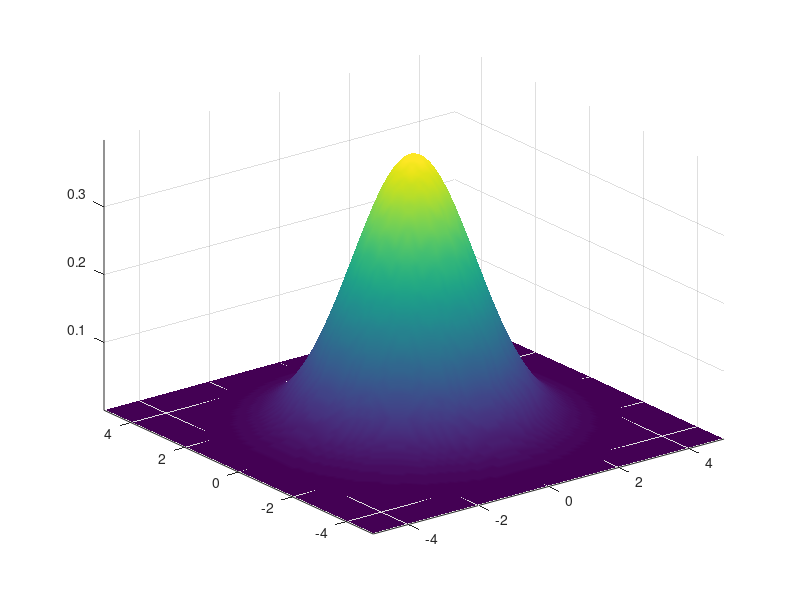

MATLAB code for this plot:
% https://www.mathworks.com/matlabcentral/answers/180778-plotting-a-3d-gaussian-function-using-surf
% Defines the grid

N = 5;
x=linspace(-N, N);
y=x;
[X,Y]=meshgrid(x,y);
c = 1;
c2 = c^2;
a  = (1/(c*sqrt(2*pi)));
z  = a*exp((-(X.^2/2)-(Y.^2/2))/(2*c2));
% Compute the gaussian function
%z=(1000/sqrt(2*pi).*exp(-(X.^2/2)-(Y.^2/2)));

surf(X,Y,z);
shading interp
axis tight

% Maps the surf values in the range 0 - 255



% Conver to uint8
